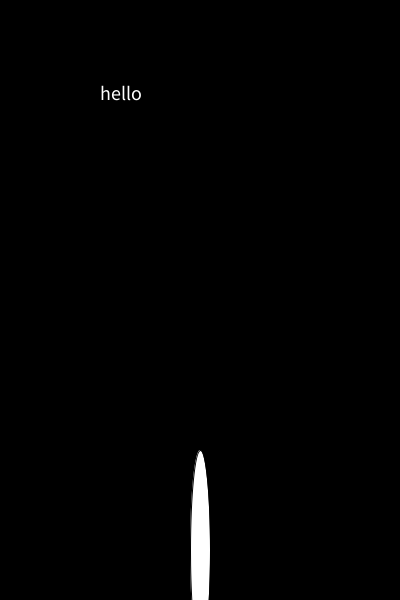
Frame 1 (no input)
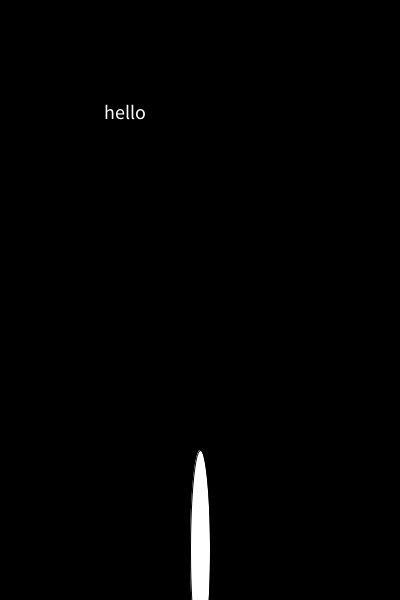
Frame 60 (the mouse pressed at the canvas centre just before this capture)
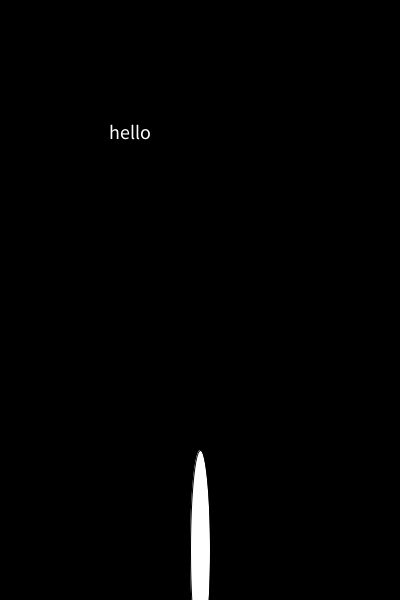
Frame 120 (the mouse held since frame 60 and released just before this capture)

The Processing sketch that drew these frames (run headless with seeded random() and noise(); from frame 60 on, the mouse is pressed at the canvas centre):

// Processing sketch: week06_8_game_shoot_x_y
// ── week06_8_game_shoot_x_y.pde
void setup(){
  size(400,600);
  textSize(20);
}
String Q ="hello",A="";
float x=100, y=100;
void draw(){
  background(0);
  text(Q,x,y);
  ellipse(200,550,20,200);
  float dx=(200-x), dy=(550-y),d=sqrt(dx*dx+dy*dy)*3;
  x+= dx/d;
  y+= dy/d; 
  if(keyPressed){
    stroke(255,0,0);
    line(200,550,x,y);
  }
}
